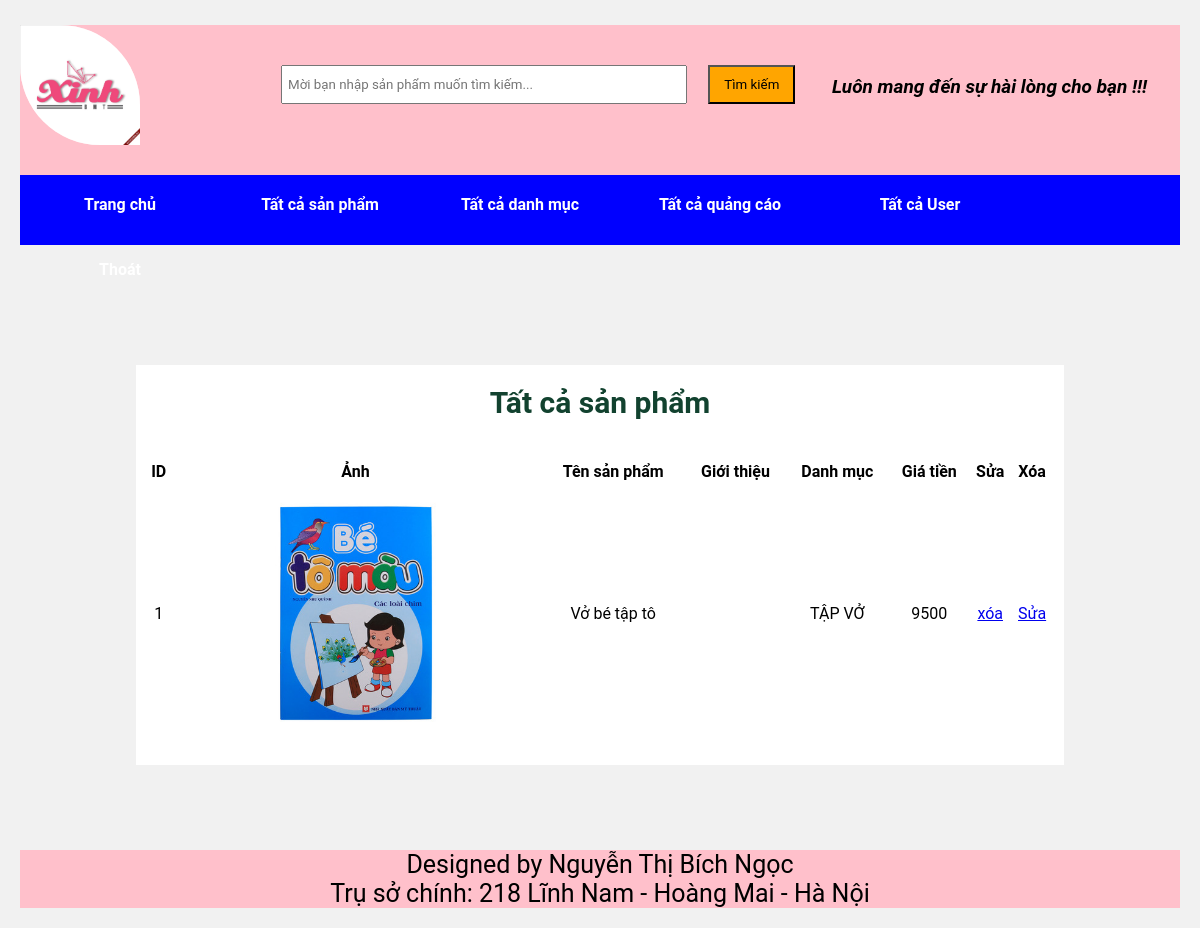
/admin/index.php?r=admin (signed in), run on an earlier commit of the app's database.
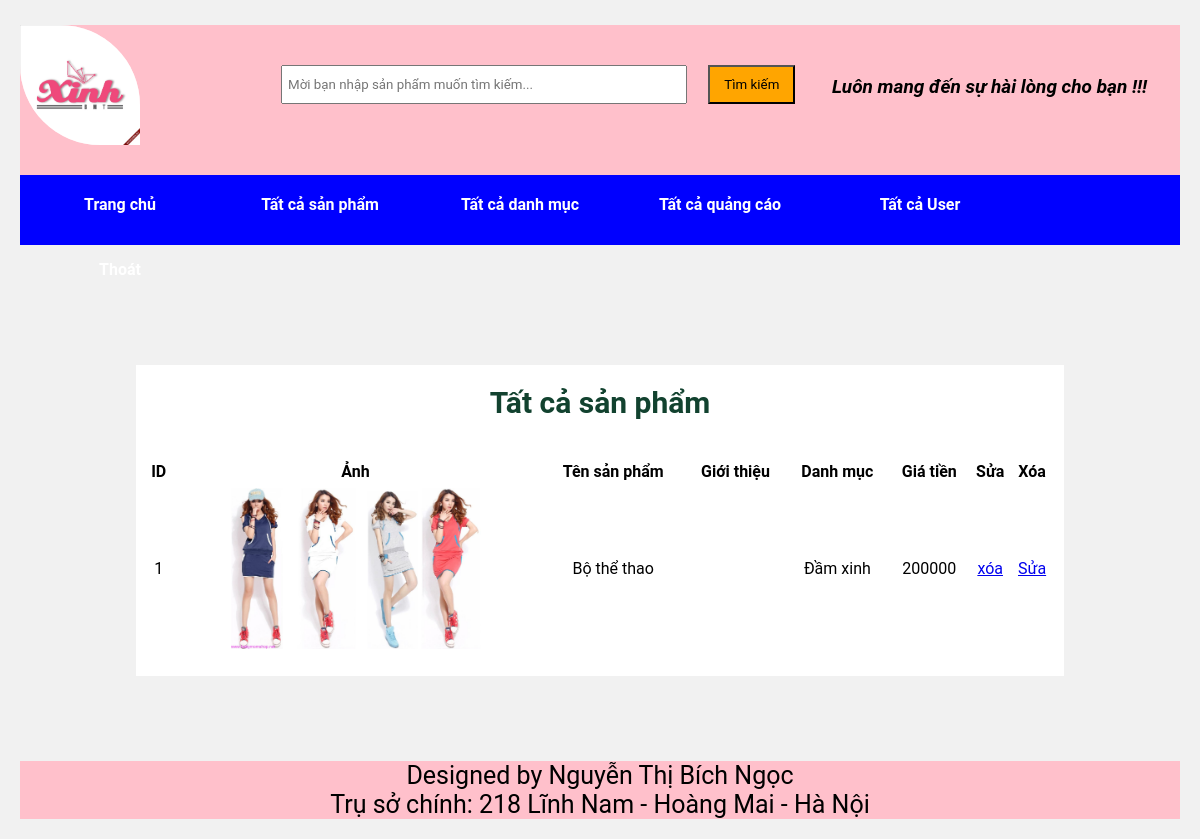
And on a later commit of the database.
### tables this page shows
CREATE TABLE `sp` (
  `id` int(10) UNSIGNED NOT NULL,
  `menu` int(10) UNSIGNED NOT NULL DEFAULT '1',
  `avatar` varchar(200) NOT NULL,
  `name` varchar(120) NOT NULL,
  `info` text NOT NULL,
  `excerpt` varchar(250) NOT NULL,
  `price` text NOT NULL
);

CREATE TABLE `menu` (
  `id` int(11) NOT NULL,
  `name` varchar(120) NOT NULL,
  `info` text NOT NULL
);

### inc/lib.php (called while the page is built, shortened)
<?php
	$host = "localhost";
	$db_username = "root";
	$db_password = "";
	$db_name = "vpp";
	$conn = mysqli_connect( $host, $db_username, $db_password, $db_name);
	if( !$conn ){
		echo "<h1>Có lỗi xảy ra khi kết nối db </h1>";
		die;
	}else{
		mysqli_set_charset($conn, "utf8");
	}
	function get_menu_name_by_id($id){
		global $conn;
		$rs = mysqli_query($conn,  "SELECT name FROM menu WHERE id = {$id} ");
		$name =  mysqli_fetch_object($rs);
		if (!empty($name->name) ){
			return $name->name;
		}else{
			return "---";
		}
	}

### admin/list-sp.php (the view, shortened to what this page needs)
<?php
	$sql = " SELECT * FROM sp";
	$rs = mysqli_query($conn, $sql);
?>
<table class="table">
	<caption class="alert alert-success" style="color: #12422F">Tất cả sản phẩm</caption>
	<thead>
		<tr>
			<th>ID</th>
			<th>Ảnh</th>
			<th>Tên sản phẩm</th>
			<th>Giới thiệu</th>
			<th>Danh mục</th>
			<th>Giá tiền</th>
			<th>Sửa</th>
			<th>Xóa</th>
		</tr>
	</thead>
	<tbody>
		<?php
		$counter = 1 ;
		while( $sp = mysqli_fetch_array( $rs , MYSQLI_ASSOC ) ):  ?>
		<tr>
			<td><?php echo $counter++;?></td>
			<td>
				<a href="edit-sp.php?id=<?php echo $sp['id'];?>">
					 <img class="avatar" src="../upload/<?php echo $sp['avatar'] ?>" title='<?php echo $sp["name"]; ?>' />
				 </a>
			 </td>
			<td><?php echo $sp["name"]; ?></td>
			<td><?php echo $sp["excerpt"];?></td>
			<td><?php echo get_menu_name_by_id($sp["menu"]) ;?></td>
			<td> <p class="price"><?php echo $sp["price"];?></p></td>
            <td><a  onclick='return confirm("Ban thực sự muốn xóa")' href="delete.php?type=sp&id=<?php echo $sp['id'];?>">xóa</a></td>
			<td><a href="index.php?r=edit-sp&id=<?php echo $sp['id'];?>">Sửa</a></td>
		</tr>
	<?php endwhile;?>
	</tbody>
</table>

### admin/template-parts/head.php (shortened to what this page needs)
<html>
<head>
	<link rel="stylesheet" type="text/css" href="css/style.css" />
	<link rel="stylesheet" type="text/css" href="plugins/hienAnh/prettyPhoto.css" />
</head>

### admin/template-parts/header.php
<div class="header" >
			<div class="logo">
				<img src="img/logo.jpg" title="#" alt="Error" />
			</div>
			<div class="search-form">
				<form action="index.php?r=search">
					<input type="text" name='s' placeholder="Mời bạn nhập sản phẩm muốn tìm kiếm..." />
					<input type="submit" value="Tìm kiếm"/>
				</form>
			</div>
			<div class="sinhnhat">
				<p style="font-size: 19px; font-weight: bold;font-style: italic;padding-top: 50px; color: black"> Luôn mang đến sự hài lòng cho bạn !!!</p>
			</div>
		</div>

### admin/template-parts/menu.php (shortened to what this page needs)
<div class="menu">
	<ul  style="margin:0 auto; display:block ; width:100%">
		<li><a href="../index.php" title="home">Trang chủ</a></li>
		<li>
			<a href="index.php?r=list-sp" title="các loài hoa">Tất cả sản phẩm</a>
		</li>
		<li>
			<a href="index.php?r=list-menu" title="tất cả danh mục">Tất cả danh mục</a>
		</li>
		<li>
			<a href="index.php?r=list-config" title="tất cả ">Tất cả quảng cáo</a>
		</li>
		<li>
			<a href="index.php?r=list-user" title="tất cả user">Tất cả User</a>
		</li>
		<?php if( !empty($_SESSION) ):?>
		<li>
			<a href="index.php?r=logout" title="logout" onclick="return confirm('bạn muốn thoát ko !? ')">Thoát</a>
		</li>
	<?php endif;?>
	</ul>
</div>

### admin/index.php (shortened to what this page needs)
<?php
 require_once("../inc/lib.php"); ?>
<?php require_once("template-parts/head.php");  ?>
<?php require_once("template-parts/header.php");?>
<?php require_once("template-parts/menu.php");?>
<body>
		<div class="body">
		<?php
		if( isset( $_GET["r"] ) )
					switch( $_GET["r"] ){
						default:
						include_once 'list-sp.php';
					}
			else
				include_once 'list-sp.php';
		?>
		</div>
		<?php require_once("template-parts/footer.php");?>
</body>
</html>

### admin/template-parts/footer.php
<div id="footer">
		<div class="design" style="text-align: center; font-size: 25px; background: pink; margin-top: 40px">
			Designed by Nguyễn Thị Bích Ngọc
			<br>
			Trụ sở chính: 218 Lĩnh Nam - Hoàng Mai - Hà Nội
		</div>
	</div>

### admin/css/style.css (style rules this page uses)
* { margin: 0 ; padding: 0 ; font-family: Tahoma, Roboto, sans-serif; }
body { margin:20px; background-color: #F1F1F1; background-position: 0px 0px; background-repeat: no-repeat; background-attachment: fixed; background-size: 100%; }
.header { width: 100%; height: 150px; background-color: pink; margin-top: 5px; font-family: arial; display:inline-block; }
.header .logo { text-align:left; height: 80%; width: 20%; float: left; }
.header .logo img { background-color: rgba(255,255,255,0.6); max-width: 100%; height: 100%; border-radius: 0px 80px; }
.search-form { width: 50%; height: 80%; float: left; margin-top: 40px; }
.search-form input { padding: 10px 5px; }
.search-form input[type=text] { min-width:250px; width: 70%; margin-left: 5%; }
.search-form input[type=submit] { width: 15%; margin-left: 3%; background-color: orange; }
.sinhnhat { width: 30%; float: left; height: 80%; }
.body { font-family: Tahoma,Roboto,Arial,sans-serif; font-size: 80%; line-height: 1.2em; width: 100%; margin: 0; padding-top: 40px; clear: both; }
.menu { width: 100%; display: inline-block; text-align: right; float: right; }
.menu li { display: inline-block; height: 62px; }
.menu ul li { display: inline-block; height: 65px; }
.menu ul { width:100%; min-height: 70px; background-color:blue; }
.menu ul li { float: left; min-width: 200px; position:relative; }
.menu ul li a { color:white; padding: 10px 5px; text-decoration: none; text-align:center; font-weight: bold; float: none; display: block; }
.menu ul li a { color: white; padding-top: 20px; }
#footer { width: 100%; overflow: hidden; margin-top:45px; }
.alert { padding: 20px; background-color: white; font-weight: bold; text-align: center; font-size: 30px; margin: 0 auto; }
.alert-success { color : #27ae60; }
.table { width:80%; background-color:white; padding:20px 10px; text-align: center; margin: 20 auto; }
.table tbody tr { border: 6px solid #7f8c8d; margin: 5px 0px; padding:10px; }
.avatar { max-width:250px; padding:5px; }

What changed in the data, as far as the page shows it:
removed sp: avatar (picture), name "Vở bé tập tô", menu.name "TẬP VỞ", price "9500"
added sp: avatar (picture), name "Bộ thể thao", menu.name "Đầm xinh", price "200000"
